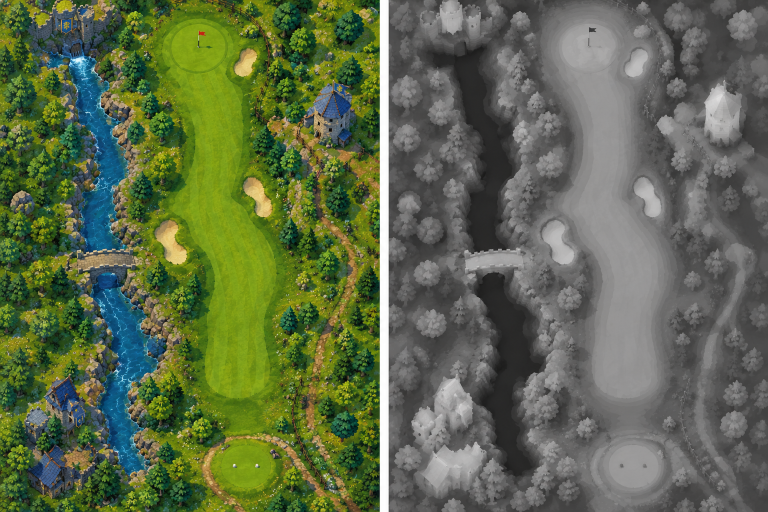
#> input picture tools/maps/castle-falls-source.png, 1536 x 1024 px (shown at 1/2 size)
$ python -i paint_to_map.py   (imports and definitions only)
#> lines starting #> are read from the running program, lines starting #| are printed output that depends on the picture
#> further down, picture is the input picture: PIL image 1536x1024 RGB; mean R, G, B 94.6, 106.2, 75.5
#!/usr/bin/env python3
"""Turn a painted hole (an illustration plus a greyscale height map) into the
three images the game builds a hole from:

    <name>-ground.jpg   the painting, used as the colour of the ground
    <name>-height.png   greyscale height (light = high), half resolution
    <name>-surface.png  colour-coded surfaces (see PALETTE and README)

    python3 tools/paint_to_map.py tools/maps/castle-falls.json src/maps

The hints file names the source image and gives what can't be read reliably
from the colours alone: where the tee and green are, the flag and tee markers
to paint out, the dirt paths, and buildings (out of bounds). Everything else
(fairway, rough, forest, sand, water, rock) is classified from the painting
and the height map. Needs numpy and Pillow.
"""
import colorsys
import json
import pathlib
import sys

import numpy as np
from PIL import Image, ImageDraw, ImageFilter

# Must match MAP_PALETTE in src/js/maphole.js.
PALETTE = {
    "fairway": (110, 200, 60),
    "green": (180, 255, 150),
    "tee": (255, 255, 80),
    "rough": (60, 130, 40),
    "forest": (20, 70, 30),
    "long": (130, 140, 40),
    "sand": (240, 210, 150),
    "water": (30, 90, 220),
    "path": (160, 90, 40),
    "rock": (128, 128, 128),
    "oob": (0, 0, 0),
}


# [7 lines left out: function box_mean, not called in this run]


def dilate(mask, r):
    return box_mean(mask.astype(np.float64), r) > 1e-9


def erode(mask, r):
    return box_mean(mask.astype(np.float64), r) > 1 - 1e-9


def closing(mask, r):
    return erode(dilate(mask, r), r)


def opening(mask, r):
    return dilate(erode(mask, r), r)


# [23 lines left out: function remove_small, not called in this run]


def split_source(img):
    """The source is the painting and the height map side by side, split by a white band."""
    a = np.asarray(img.convert("RGB")).astype(int)
    white = (a.min(axis=2) > 235).mean(axis=0) > 0.97
    cols = np.where(white)[0]
#> cols = 17 values from 760 to 776
    if len(cols) == 0:
        raise SystemExit("Couldn't find the white band between the painting and the height map.")
    left = img.crop((0, 0, int(cols.min()), img.height))
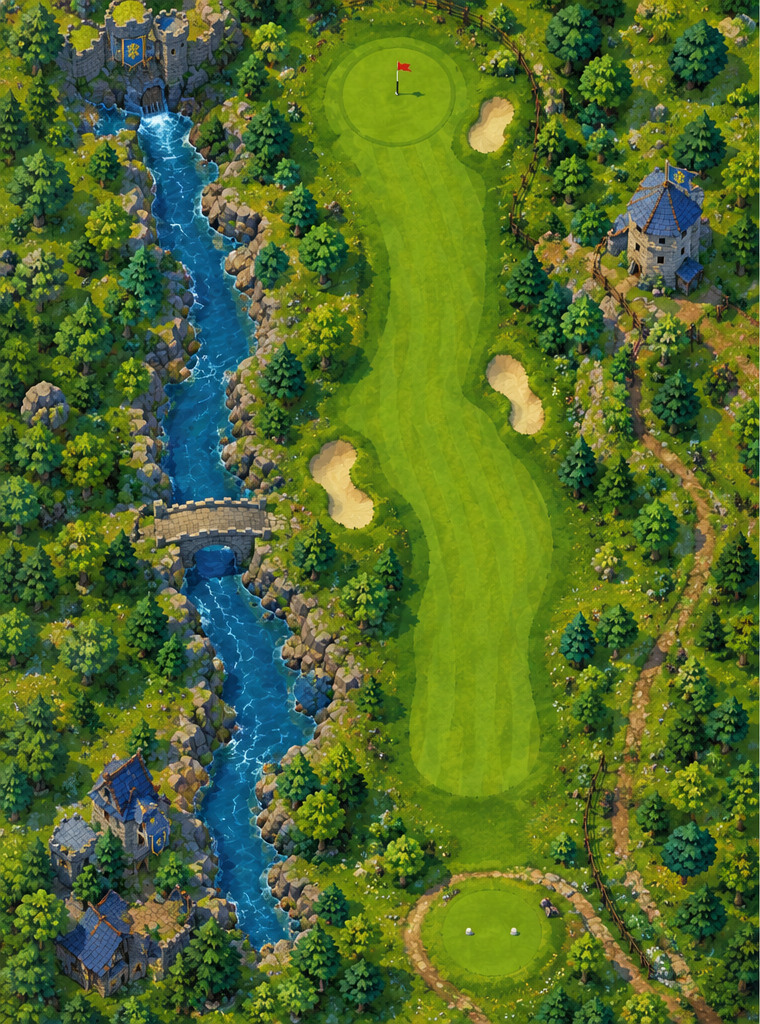
#> left: PIL image 760x1024 RGB; mean R, G, B 82.6, 106.8, 45.1
    right = img.crop((int(cols.max()) + 1, 0, img.width, img.height))
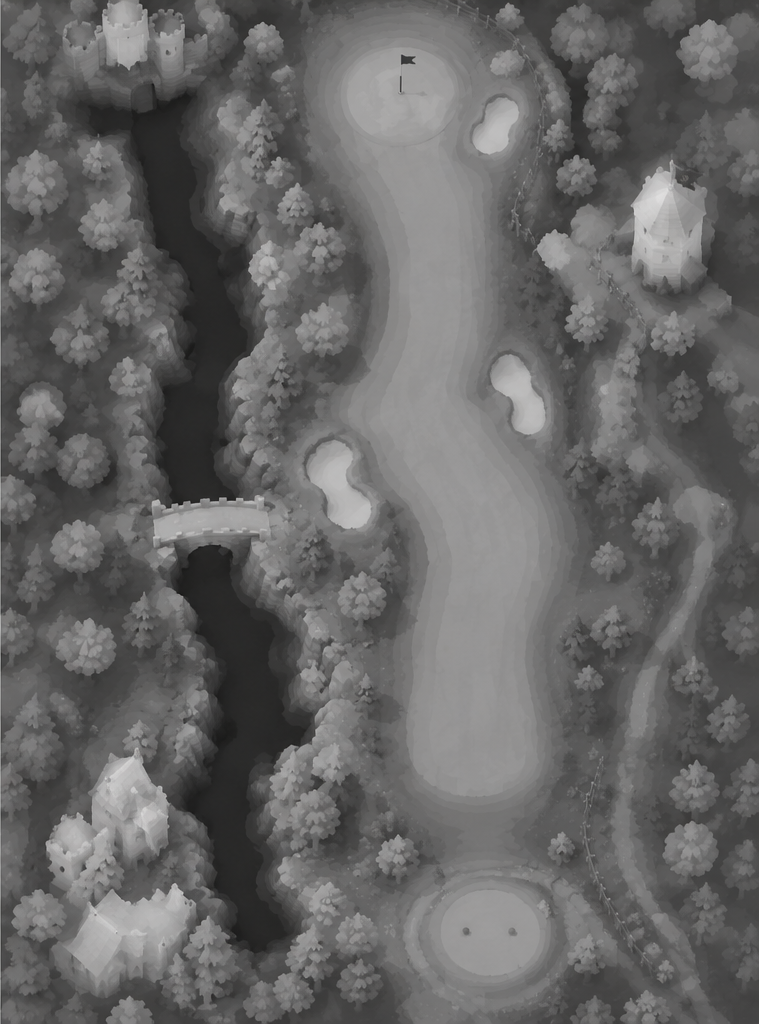
#> right: PIL image 759x1024 RGB; mean R, G, B 103, 102.3, 102.1
    return left.convert("RGB"), right.convert("L").resize(left.size, Image.BICUBIC)


# [139 lines left out: functions hls, polygon_mask, path_mask, inpaint, classify, main, not called in this run]


# [2 lines not run here, left out]

>>> from PIL import Image
>>> picture = Image.open('maps/castle-falls-source.png')
>>> result = split_source(picture)
